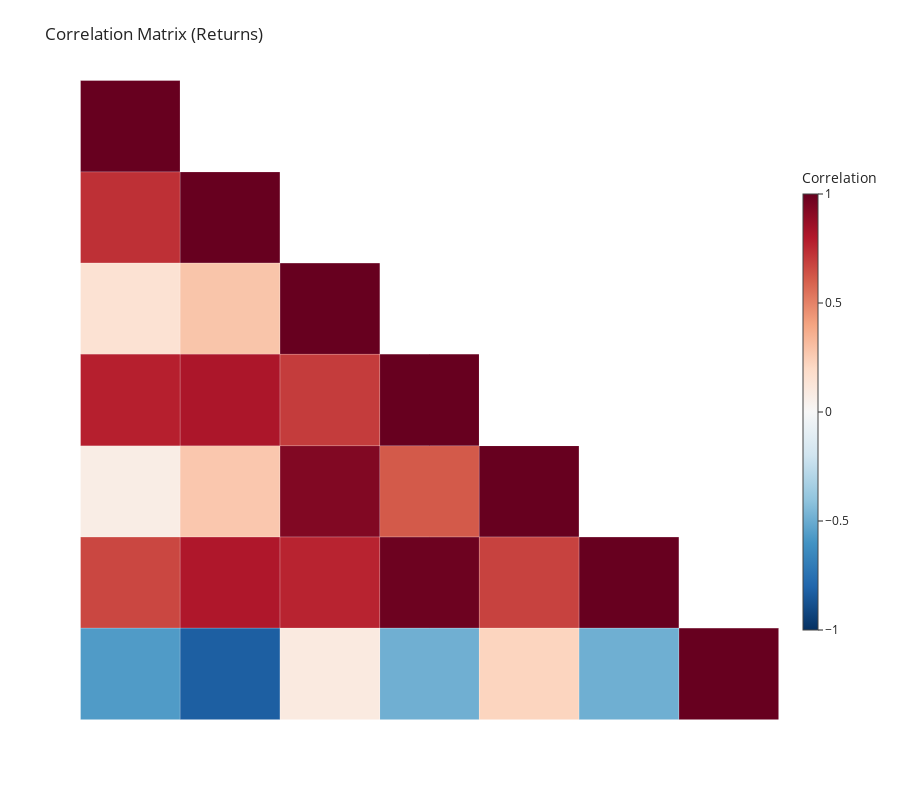

Write notebook code for a chart like this one.
### Code cell
InteractivePlots.interactive_plot_correlation_matrix(position_data)

### Figure 1 — Plotly figure (JSON) as saved in the notebook; plotly's stock layout.template omitted (floating-point values rounded to 4 significant figures)
{"data": [{"colorbar": {"len": 0.75, "thickness": 15, "title": {"text": "Correlation"}}, "colorscale": [[0, "rgb(5,48,97)"], [0.1, "rgb(33,102,172)"], [0.2, "rgb(67,147,195)"], [0.3, "rgb(146,197,222)"], [0.4, "rgb(209,229,240)"], [0.5, "rgb(247,247,247)"], [0.6, "rgb(253,219,199)"], [0.7, "rgb(244,165,130)"], [0.8, "rgb(214,96,77)"], [0.9, "rgb(178,24,43)"], [1, "rgb(103,0,31)"]], "hoverinfo": "text", "showscale": true, "text": [["Asset_A & Asset_A<br>Correlation = 1.00", "", "", "", "", "", ""], ["Asset_B & Asset_A<br>Correlation = 0.73", "Asset_B & Asset_B<br>Correlation = 1.00", "", "", "", "", ""], ["Asset_C & Asset_A<br>Correlation = 0.15", "Asset_C & Asset_B<br>Correlation = 0.28", "Asset_C & Asset_C<br>Correlation = 1.00", "", "", "", ""], ["Asset D & Asset_A<br>Correlation = 0.78", "Asset D & Asset_B<br>Correlation = 0.82", "Asset D & Asset_C<br>Correlation = 0.70", "Asset D & Asset D<br>Correlation = 1.00", "", "", ""], ["Asset E & Asset_A<br>Correlation = 0.07", "Asset E & Asset_B<br>Correlation = 0.27", "Asset E & Asset_C<br>Correlation = 0.93", "Asset E & Asset D<br>Correlation = 0.62", "Asset E & Asset E<br>Correlation = 1.00", "", ""], ["Asset F & Asset_A<br>Correlation = 0.67", "Asset F & Asset_B<br>Correlation = 0.81", "Asset F & Asset_C<br>Correlation = 0.77", "Asset F & Asset D<br>Correlation = 0.98", "Asset F & Asset E<br>Correlation = 0.68", "Asset F & Asset F<br>Correlation = 1.00", ""], ["Asset G & Asset_A<br>Correlation = -0.57", "Asset G & Asset_B<br>Correlation = -0.83", "Asset G & Asset_C<br>Correlation = 0.09", "Asset G & Asset D<br>Correlation = -0.49", "Asset G & Asset E<br>Correlation = 0.22", "Asset G & Asset F<br>Correlation = -0.49", "Asset G & Asset G<br>Correlation = 1.00"]], "type": "heatmap", "x": ["Asset_A", "Asset_B", "Asset_C", "Asset D", "Asset E", "Asset F", "Asset G"], "y": ["Asset_A", "Asset_B", "Asset_C", "Asset D", "Asset E", "Asset F", "Asset G"], "z": [[1, null, null, null, null, null, null], [0.7337, 1, null, null, null, null, null], [0.1511, 0.2827, 1, null, null, null, null], [0.7794, 0.8161, 0.6988, 1, null, null, null], [0.07342, 0.2738, 0.9296, 0.618, 1, null, null], [0.6686, 0.8081, 0.7688, 0.9849, 0.6821, 1, null], [-0.568, -0.8263, 0.09459, -0.4865, 0.2223, -0.4883, 1]], "zmax": 1, "zmin": -1}], "layout": {"height": 800, "margin": {"b": 80, "l": 80, "r": 80, "t": 80}, "paper_bgcolor": "white", "plot_bgcolor": "white", "shapes": [{"line": {"color": "white", "width": 1}, "type": "line", "x0": -0.5, "x1": 6.5, "xref": "x", "y0": -0.5, "y1": -0.5, "yref": "y"}, {"line": {"color": "white", "width": 1}, "type": "line", "x0": -0.5, "x1": -0.5, "xref": "x", "y0": -0.5, "y1": 6.5, "yref": "y"}, {"line": {"color": "white", "width": 1}, "type": "line", "x0": -0.5, "x1": 6.5, "xref": "x", "y0": 0.5, "y1": 0.5, "yref": "y"}, {"line": {"color": "white", "width": 1}, "type": "line", "x0": 0.5, "x1": 0.5, "xref": "x", "y0": -0.5, "y1": 6.5, "yref": "y"}, {"line": {"color": "white", "width": 1}, "type": "line", "x0": -0.5, "x1": 6.5, "xref": "x", "y0": 1.5, "y1": 1.5, "yref": "y"}, {"line": {"color": "white", "width": 1}, "type": "line", "x0": 1.5, "x1": 1.5, "xref": "x", "y0": -0.5, "y1": 6.5, "yref": "y"}, {"line": {"color": "white", "width": 1}, "type": "line", "x0": -0.5, "x1": 6.5, "xref": "x", "y0": 2.5, "y1": 2.5, "yref": "y"}, {"line": {"color": "white", "width": 1}, "type": "line", "x0": 2.5, "x1": 2.5, "xref": "x", "y0": -0.5, "y1": 6.5, "yref": "y"}, {"line": {"color": "white", "width": 1}, "type": "line", "x0": -0.5, "x1": 6.5, "xref": "x", "y0": 3.5, "y1": 3.5, "yref": "y"}, {"line": {"color": "white", "width": 1}, "type": "line", "x0": 3.5, "x1": 3.5, "xref": "x", "y0": -0.5, "y1": 6.5, "yref": "y"}, {"line": {"color": "white", "width": 1}, "type": "line", "x0": -0.5, "x1": 6.5, "xref": "x", "y0": 4.5, "y1": 4.5, "yref": "y"}, {"line": {"color": "white", "width": 1}, "type": "line", "x0": 4.5, "x1": 4.5, "xref": "x", "y0": -0.5, "y1": 6.5, "yref": "y"}, {"line": {"color": "white", "width": 1}, "type": "line", "x0": -0.5, "x1": 6.5, "xref": "x", "y0": 5.5, "y1": 5.5, "yref": "y"}, {"line": {"color": "white", "width": 1}, "type": "line", "x0": 5.5, "x1": 5.5, "xref": "x", "y0": -0.5, "y1": 6.5, "yref": "y"}], "title": {"text": "Correlation Matrix (Returns)"}, "width": 900, "xaxis": {"showgrid": false, "showline": false, "showticklabels": false, "visible": false, "zeroline": false}, "yaxis": {"autorange": "reversed", "showgrid": false, "showline": false, "showticklabels": false, "visible": false, "zeroline": false}}}
